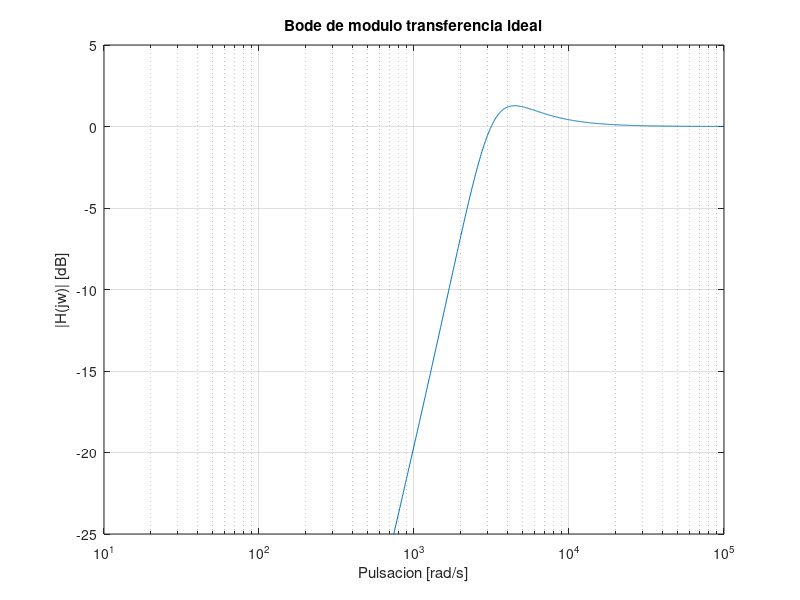
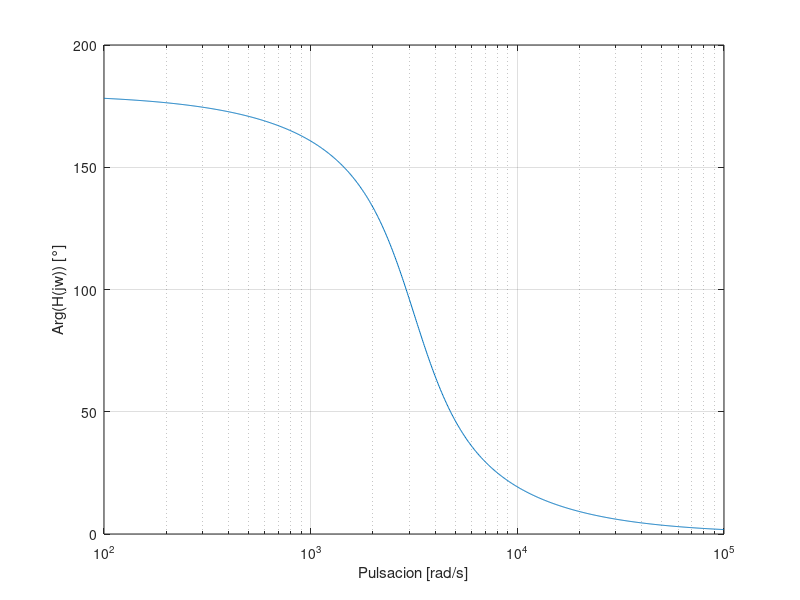
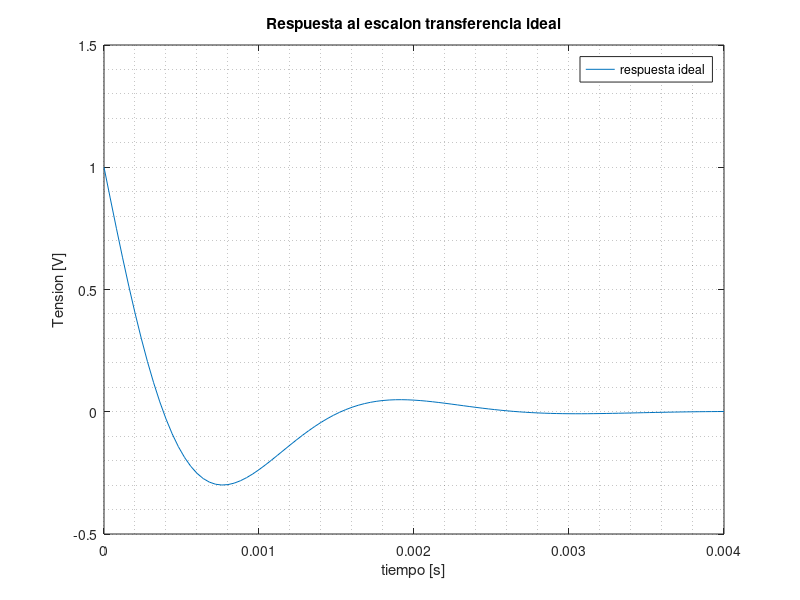
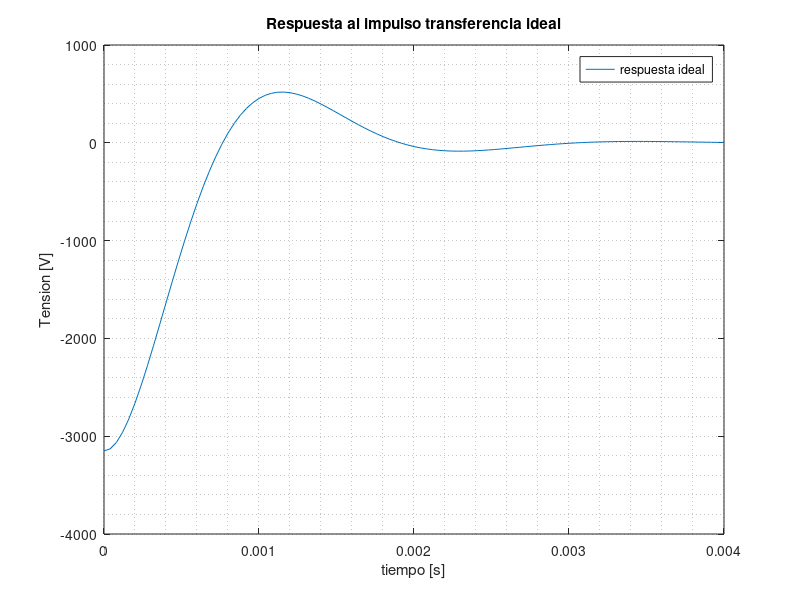

These figures' MATLAB source, in order:
%% Limpio todo
clear all;
close all;
clc

%% Me dan un pasa bajos de orden de frecuencia de corte 100Hz

%% pkg install -forge package_name

%% Cargo paquete de control
pkg load control
%pkg load symbolic

% Si tenes problema con los graficos

% graphics_toolkit('gnuplot');
% Tambien proba sacando las tildes, por las dudas


%% Algunas definiciones
w0 = sqrt(1.004*10^7);
f0 = w0/(2*pi);
Tau = 1/w0;

% La variable es s
s = tf('s');


% Transferencia 
%h = h_n/h_d
s_vec = [s^2; s; 1];

h_n = [1 0 0];
h_d = [1 3150 1.001*10^7];

h = (h_n*s_vec)/(h_d*s_vec);

% Hago el Bode
[Modulo_ideal,fase_ideal,w_ideal] = bode(h);
% Bode devuelve un vector de modulo, fase y la frecuencia angular a la que calcula estos valores
Modulo_ideal_dB = 20*log10(Modulo_ideal); % Lo pasamos de modulo a decibeles

figure()
semilogx(w_ideal,Modulo_ideal_dB) % Grafico semilogaritmico, con log en el eje x
xlabel('Pulsacion [rad/s]') % Titulo del eje x
ylabel('|H(jw)| [dB]') % Titulo del eje y
title('Bode de modulo transferencia ideal') % Titulo del grafico entero
grid on % Agrega grilla para visualizar mejor
axis([10^1 10^5 -25 5]) % Rango visible de la figura


figure()
semilogx(w_ideal,fase_ideal)
xlabel('Pulsacion [rad/s]')
ylabel('Arg(H(jw)) [°]')
grid on

 % Encuentro la respuesta al escalon
[Y_step_ideal,T_step_ideal] = step(h);
figure()
  plot(T_step_ideal, Y_step_ideal)
  title('Respuesta al escalon transferencia ideal')
  xlabel ('tiempo [s]');
  ylabel ('Tension [V]');
  legend ('respuesta ideal ');
  grid minor
 
 
% Encuentro la respuesta al impulso

[Y_impulse_ideal,T_impulse_ideal] = impulse(h);
% Si no funciona, recordar como sortear el problema (pasa altos y notch)
figure()
  plot(T_impulse_ideal, Y_impulse_ideal)
  title('Respuesta al impulso transferencia ideal')
  xlabel ('tiempo [s]');
  ylabel ('Tension [V]');
  legend ('respuesta ideal ');
  grid minor
 %%
 
 
 

 % Respuesta a cuadradas:
 
 % Defino una cuadrada de periodo 1/f0 y dura 5 periodos
 [cuad,t] = gensig('SQUARE' , 1/f0 , 5/f0); % Periodo de la cuadrada = 1/f0, duracion de la senial 5/f0
 %Ahora busco la respuesta al filtro con esto:
 figure()
 [V_cuad_f0_ideal,t_cuad_f0_ideal] = lsim(h,cuad,t);% Obtengo la respuesta a la senial 'cuad' 
  plot(t_cuad_f0_ideal,V_cuad_f0_ideal,'-b')
  hold on % Permite graficar varias curvas en la misma figura
  plot(t,cuad,'-r') % '-r' para definir el color rojo
  xlabel('tiempo [s]')
  ylabel('Tension [V]')
  title('Respuesta a la cuadrada f0 ideal')
  grid on
  axis([0 0.05 -.1 1.2])
  legend('Respuesta','Entrada') % Agrega un cuadro aclarando que curva tiene que color (Importa el orden)
  hold off % Permite que las curvas de ahora en mas aparezcan en otras figuras
 
 

 

 
 
 













